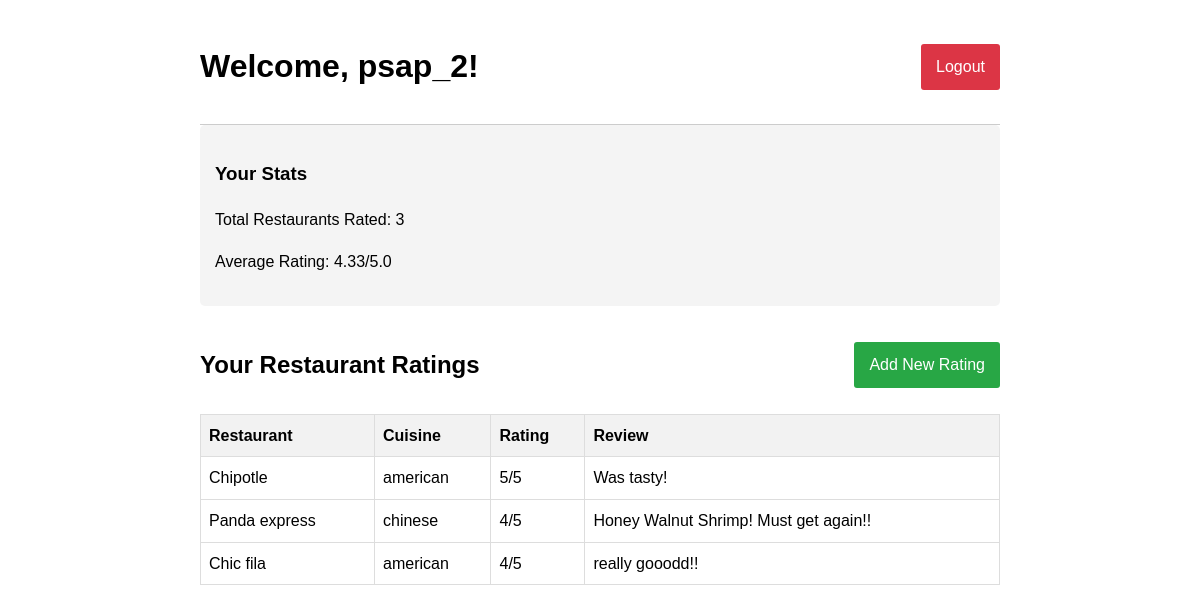
The page /dashboard (signed in) on the database its author committed.
### models.py (models this page shows)
class User(db.Model, UserMixin):
    id = db.Column(db.Integer, primary_key=True)
    username = db.Column(db.String(20), nullable=False, unique=True)
    password = db.Column(db.String(80), nullable=False)

class RestaurantRating(db.Model):
    id = db.Column(db.Integer, primary_key=True)
    user_id = db.Column(db.Integer, db.ForeignKey('user.id'), nullable=False)  # foreign key to the user model
    restaurant_name = db.Column(db.String(100), nullable=False)
    rating = db.Column(db.Integer, nullable=False)
    cuisine_type = db.Column(db.String(50), nullable=False)
    meal_date = db.Column(db.Date, default=date.today)
    review = db.Column(db.Text, nullable=True)
    calories = db.Column(db.Integer, nullable=True)
    is_anonymous = db.Column(db.Boolean, default=False) #adding anomylity
    user = db.relationship('User', backref='ratings', lazy=True)  # relationship to the User model

### app.py (the view)
@app.route('/dashboard', methods=['GET', 'POST'])
@login_required
def dashboard():
    ratings = RestaurantRating.query.filter_by(user_id=current_user.id).order_by(RestaurantRating.meal_date.desc()).all()
    total_ratings = len(ratings)
    avg_rating = sum(rating.rating for rating in ratings) / total_ratings if ratings else 0
    return render_template('dashboard.html',
                           username=current_user.username,
                           ratings=ratings,
                           total_ratings=total_ratings,
                           avg_rating=round(avg_rating, 2))

### app.py (called while the page is built)
@login_manager.user_loader
def load_user(user_id):
    return User.query.get(int(user_id))

### templates/dashboard.html (shortened to what this page needs)
<!DOCTYPE html>
<html lang="en">
<head>
</head>
<body>
    <div class="header">
        <h1>Welcome, {{ username }}!</h1>
        <a href="{{ url_for('logout') }}" class="btn btn-danger">Logout</a>
    </div>
    <div class="stats">
        <h3>Your Stats</h3>
        <p>Total Restaurants Rated: {{ total_ratings }}</p>
        <p>Average Rating: {{ avg_rating }}/5.0</p>
    </div>
    <div>
        <div style="display: flex; justify-content: space-between; align-items: center; margin-bottom: 10px;">
            <h2>Your Restaurant Ratings</h2>
            <a href="{{ url_for('add_rating') }}" class="btn btn-primary">Add New Rating</a>
        </div>
        {% if ratings %}
            <table class="ratings-table">
                <thead>
                    <tr>
                        <th>Restaurant</th>
                        <th>Cuisine</th>
                        <th>Rating</th>
                        <th>Review</th>
                    </tr>
                </thead>
                <tbody>
                    {% for rating in ratings %}
                    <tr>
                        <td>{{ rating.restaurant_name }}</td>
                        <td>{{ rating.cuisine_type }}</td>
                        <td>{{ rating.rating }}/5</td>
                        <td>{{ rating.review or 'No review' }}</td>
                    </tr>
                    {% endfor %}
                </tbody>
            </table>
        {% else %}
            <p>You haven't added any restaurant ratings yet.</p>
        {% endif %}
    </div>
</body>
</html>

### templates/dashboard.html (style rules this page uses)
body { font-family: Arial, sans-serif; max-width: 800px; margin: 0 auto; padding: 20px; line-height: 1.6; }
.header { display: flex; justify-content: space-between; align-items: center; border-bottom: 1px solid #ccc; padding-bottom: 10px; }
.stats { background-color: #f4f4f4; padding: 15px; margin-bottom: 20px; border-radius: 5px; }
.ratings-table { width: 100%; border-collapse: collapse; }
.ratings-table th, .ratings-table td { border: 1px solid #ddd; padding: 8px; text-align: left; }
.ratings-table th { background-color: #f2f2f2; }
.btn { display: inline-block; padding: 10px 15px; background-color: #007bff; color: white; text-decoration: none; border-radius: 3px; }
.btn-danger { background-color: #dc3545; }
.btn-primary { background-color: #28a745; }

### rows shown on the page
User: username "psap_2"
RestaurantRating: restaurant_name "Chipotle", cuisine_type "american", rating "5", review "Was tasty!"
RestaurantRating: restaurant_name "Panda express", cuisine_type "chinese", rating "4", review "Honey Walnut Shrimp! Must get again!!"
RestaurantRating: restaurant_name "Chic fila", cuisine_type "american", rating "4", review "really gooodd!!"

### other values the page prints
{{ total_ratings }} "3"
{{ avg_rating }} "4.33"
